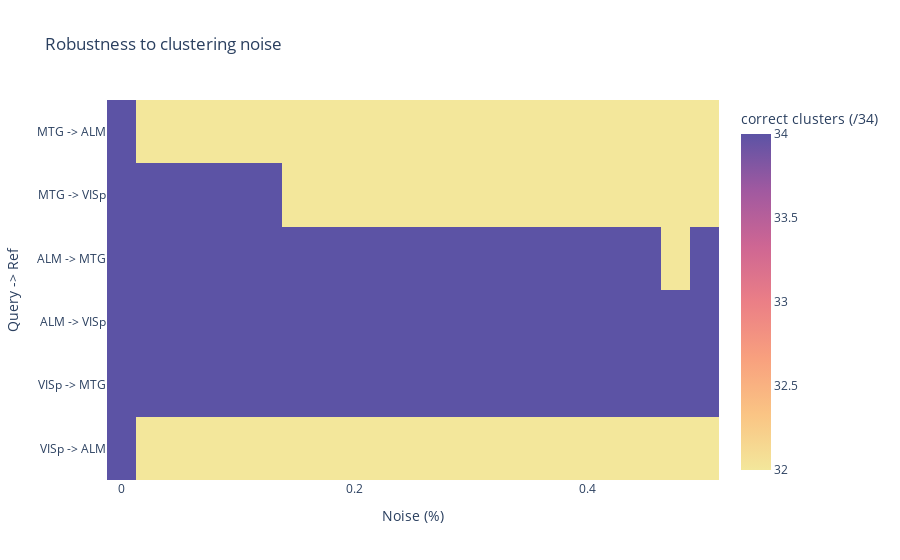

Notebook code cell kept with this figure:
### Code cell
fig = px.imshow(
    results, 
    title='Robustness to clustering noise', 
    color_continuous_scale='Sunset',
    labels=dict(x="Noise (%)", y="Query -> Ref", color="correct clusters (/34)"),
    x=epsilons,
    y=[' -> '.join(t) for t in combinations]
)
fig.update_xaxes(dtick=0.2)
fig.show()

### Figure 1 — Plotly figure (JSON) as saved in the notebook; plotly's stock layout.template omitted (floating-point values rounded to 4 significant figures)
{"data": [{"coloraxis": "coloraxis", "hovertemplate": "Noise (%): %{x}<br>Query -> Ref: %{y}<br>correct clusters (/34): %{z}<extra></extra>", "name": "0", "type": "heatmap", "x": [0, 0.025, 0.05, 0.075, 0.1, 0.125, 0.15, 0.175, 0.2, 0.225, 0.25, 0.275, 0.3, 0.325, 0.35, 0.375, 0.4, 0.425, 0.45, 0.475, 0.5], "xaxis": "x", "y": ["MTG -> ALM", "MTG -> VISp", "ALM -> MTG", "ALM -> VISp", "VISp -> MTG", "VISp -> ALM"], "yaxis": "y", "z": [[34, 32, 32, 32, 32, 32, 32, 32, 32, 32, 32, 32, 32, 32, 32, 32, 32, 32, 32, 32, 32], [34, 34, 34, 34, 34, 34, 32, 32, 32, 32, 32, 32, 32, 32, 32, 32, 32, 32, 32, 32, 32], [34, 34, 34, 34, 34, 34, 34, 34, 34, 34, 34, 34, 34, 34, 34, 34, 34, 34, 34, 32, 34], [34, 34, 34, 34, 34, 34, 34, 34, 34, 34, 34, 34, 34, 34, 34, 34, 34, 34, 34, 34, 34], [34, 34, 34, 34, 34, 34, 34, 34, 34, 34, 34, 34, 34, 34, 34, 34, 34, 34, 34, 34, 34], [34, 32, 32, 32, 32, 32, 32, 32, 32, 32, 32, 32, 32, 32, 32, 32, 32, 32, 32, 32, 32]]}], "layout": {"coloraxis": {"colorbar": {"title": {"text": "correct clusters (/34)"}}, "colorscale": [[0, "rgb(243, 231, 155)"], [0.1667, "rgb(250, 196, 132)"], [0.3333, "rgb(248, 160, 126)"], [0.5, "rgb(235, 127, 134)"], [0.6667, "rgb(206, 102, 147)"], [0.8333, "rgb(160, 89, 160)"], [1, "rgb(92, 83, 165)"]]}, "title": {"text": "Robustness to clustering noise"}, "xaxis": {"anchor": "y", "constrain": "domain", "domain": [0, 1], "dtick": 0.2, "scaleanchor": "y", "title": {"text": "Noise (%)"}}, "yaxis": {"anchor": "x", "autorange": "reversed", "constrain": "domain", "domain": [0, 1], "title": {"text": "Query -> Ref"}}}}
